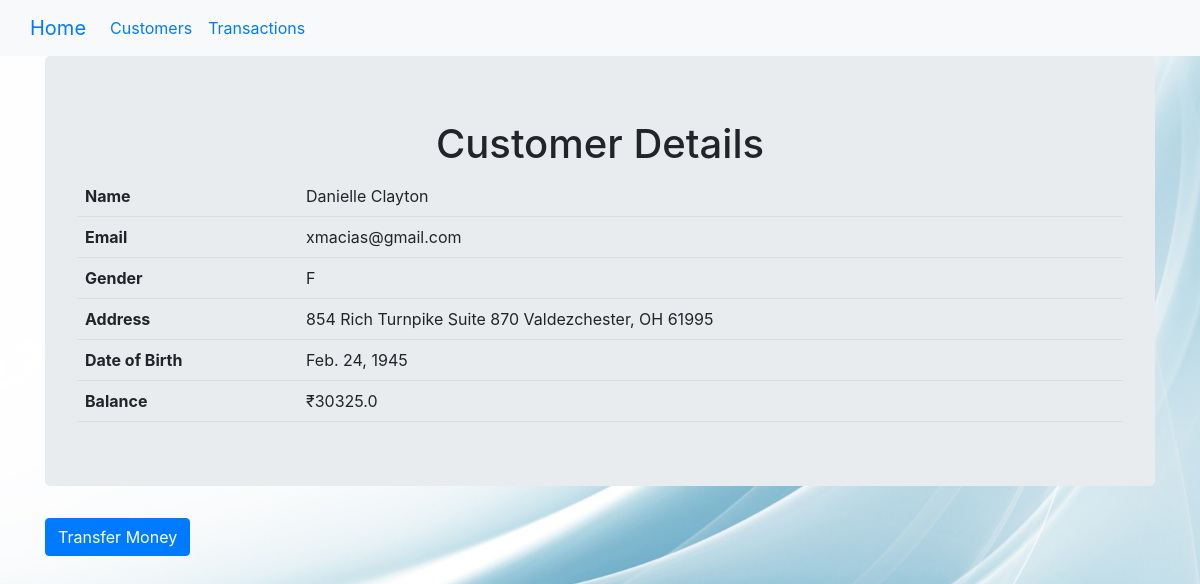
The page /users/1/ on the database its author committed.
### Users/models.py (models this page shows, shortened)
class Users(models.Model):
    name = models.CharField(max_length=128)
    email = models.EmailField(max_length=128, unique=True)
    gender = models.CharField(max_length=1)
    address = models.CharField(max_length=256)
    date_of_birth = models.DateField(max_length=128)
    balance = models.FloatField()

### Users/views.py (the view)
# urls.py: path('<int:pk>/',views.UserDetailView.as_view(),name='detail'),
class UserDetailView(DetailView):
    context_object_name = 'user_detail'
    model = models.Users
    template_name = 'Users/user_detail.html'

### Users/templates/Users/user_detail.html
{% extends 'base.html' %}
{% block body_block %}
    <div class="jumbotron">
        <h1 class="d-flex justify-content-center">Customer Details</h1>
        <table>
            <tr>
                <th>Name</th>
                <td>{{ user_detail.name }}</td>
            </tr>
            <tr>
                <th>Email</th>
                <td>{{ user_detail.email }}</td>
            </tr>
            <tr>
                <th>Gender</th>
                <td>{{ user_detail.gender }}</td>
            </tr>
            <tr>
                <th>Address</th>
                <td>{{ user_detail.address }}</td>
            </tr>
            <tr>
                <th>Date of Birth</th>
                <td>{{ user_detail.date_of_birth }}</td>
            </tr>
            <tr>
                <th>Balance</th>
                <td>&#x20B9;{{ user_detail.balance }}</td>
            </tr>
        </table>
    </div>
    <p><a class="btn btn-primary" href="{% url 'users:transfer' pk=user_detail.pk%}">Transfer Money</a></p>
{% endblock %}

### static/css/styles.css (style rules this page uses)
body { background: url('../images/background.jpg') no-repeat center center fixed; background-size: cover; }
table { border-collapse: collapse; width: 100%; }
th, td { padding: 8px; text-align: left; border-bottom: 1px solid #ddd; }

### rows shown on the page
Users: name "Danielle Clayton", email "xmacias@gmail.com", gender "F", address "854 Rich Turnpike Suite 870 Valdezchester, OH 61995", date_of_birth "Feb. 24, 1945", balance "30325.0"
